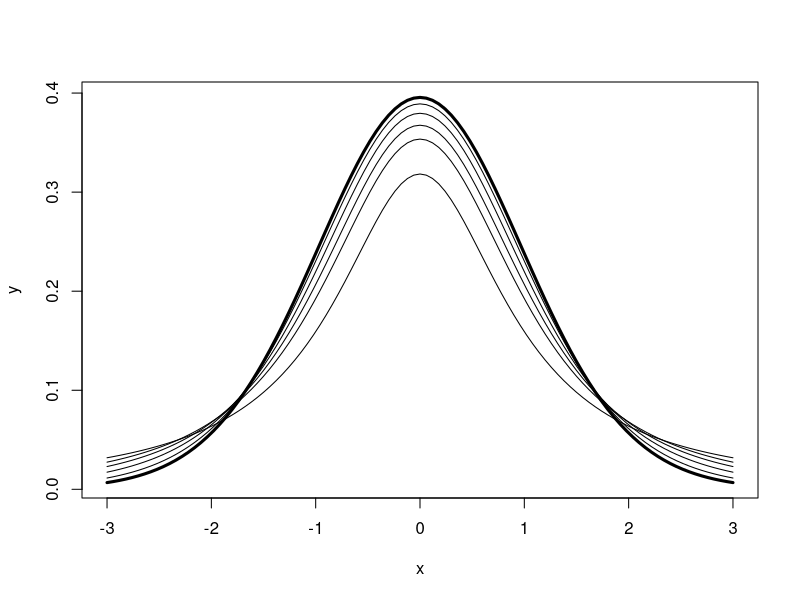
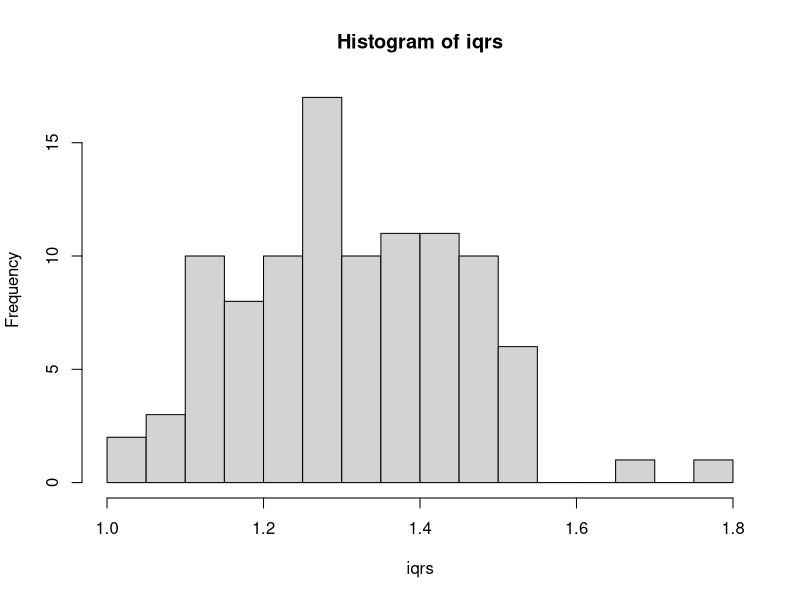
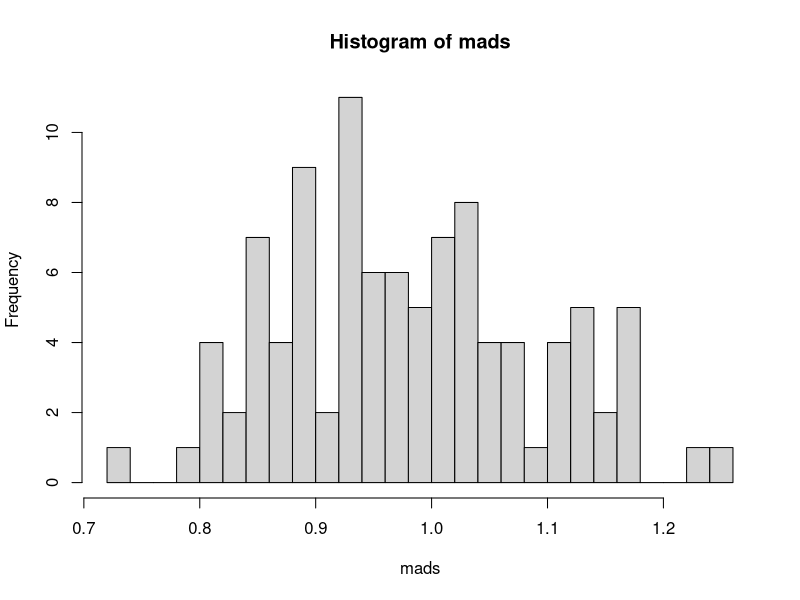

These charts were generated, in order, by the following R code:
## ---- chunk 1
curve(dt(x, df = 30), from = -3, to = 3, lwd = 3, ylab = "y")
ind <- c(1, 2, 3, 5, 10)
for (i in ind) curve(dt(x, df = i), -3, 3, add = TRUE)
## ---- chunk 2
qt(0.01, df = 23, lower.tail = FALSE)
## ---- chunk 3
iqrs <- replicate(100, IQR(rnorm(100)))
## ---- chunk 4
mean(iqrs)    # close to 1
## ---- chunk 5
sd(iqrs)
## ---- chunk 6
hist(iqrs, breaks = 20)
## ---- chunk 7
mads <- replicate(100, mad(rnorm(100)))
## ---- chunk 8
mean(mads)    # close to 1.349
## ---- chunk 9
sd(mads)
## ---- chunk 10
hist(mads, breaks = 20)
## ---- chunk 11
k <- 1
n <- sample(10:30, size=10, replace = TRUE)
mu <- round(rnorm(10, mean = 20))
